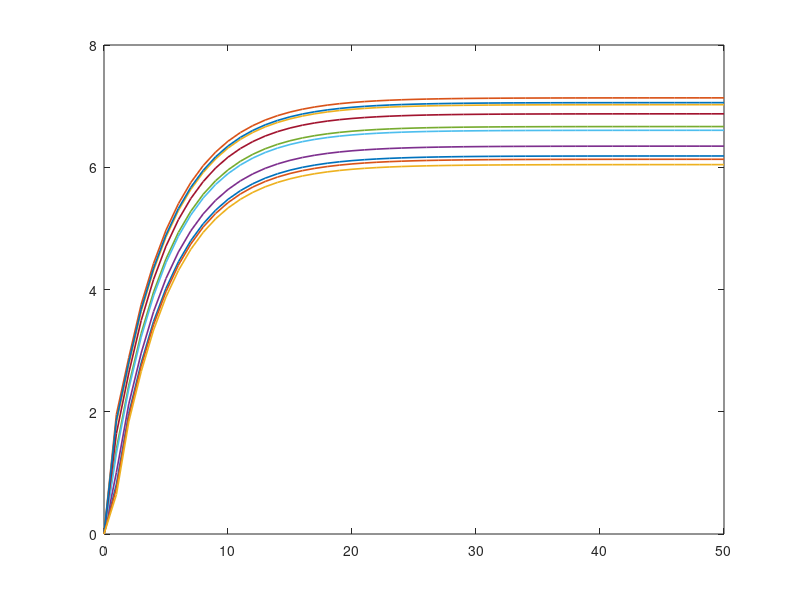

Recreate this plot in MATLAB. (Note: this script raises an error after producing the figure.)
%% Distributed Resource Allocation for EV Charging 
%-----------------------------------------------------------------

% Copyright 2025, The MathWorks, Inc.

clear; clc; close all;
rng(1); % fix the random number generator, to obtain reproducible results

% Number of EVs (agents)
N = 10;

% Total Power Capacity of the charging station (e.g., kW)
P_total = 50; 

% Local data: Each EV i has a preferred charging rate p_pref(i)
% Let's say preferred rates are between 3 kW and 11 kW (typical Level 2 charging)
p_pref = rand(N,1) * 8 + 3; % Randomly between 3 and 11 kW

fprintf('Preferred charging rates (kW):\n');
disp(p_pref');
fprintf('Sum of preferred rates: %.2f kW\n', sum(p_pref));
fprintf('Total available power: %.2f kW\n\n', P_total);

%% Solve with DGD

% For simplicity, use complete graph avg.
fprintf('Using simplified complete graph weights for W (equal averaging).\n');
W = ones(N) / N; 

% % Communication graph: Ring topology for a slightly more realistic scenario
% % than complete graph, but still simple.
% % For a ring, each agent communicates with two neighbors.
% W = zeros(N,N);
% for i = 1:N
%     W(i,i) = 1/3; % Weight for self
%     W(i, mod(i-1-1, N)+1) = 1/3; % Weight for previous neighbor (with wrap-around)
%     W(i, mod(i, N)+1) = 1/3;     % Weight for next neighbor (with wrap-around)
% end

% Stepsize for DGD (small constant for stability)
alpha = 0.2; 

% Initialization: Each agent's estimate of mean(p_pref) starts from zero
% (or could start from its own p_pref_i)
z = zeros(N,1); % z_i will be agent i's estimate of mean(p_pref)

% Number of iterations for consensus
T = 50;

% Store history for plotting convergence of z
Zhist = zeros(N, T+1);
Zhist(:,1) = z;

% DGD for estimating mean(p_pref) 
for k = 1:T
    % Each agent updates its estimate z_i based on neighbors' estimates
    % and its own preferred rate p_pref_i.
    % The DGD update: z_new = W * z_old - alpha * (z_old - p_pref)
    % Here, 'a' from the simple example is 'p_pref'.
    % 'x' from the simple example is 'z'.
    z = W * z - alpha * (z - p_pref); 
    
    Zhist(:,k+1) = z;
end

% True mean of preferred rates
mean_p_pref_true = mean(p_pref);

% Plot convergence of z_i to mean(p_pref)
figure;
plot(0:T, Zhist', 'LineWidth', 1.2);
hold on;
yline(mean_p_pref_true, 'k--', 'LineWidth', 2);
xlabel('Iteration k');
ylabel('z_i^{(k)} (Estimate of mean p_{pref})');
title('DGD: Estimating Average Preferred Charging Rate');
legendStrings = arrayfun(@(i) sprintf('EV %d',i), 1:N, 'UniformOutput', false);
legend([legendStrings, {'True Mean p_{pref}'}],'Location','best');
grid on;

% Calculate final allocated power 
% Each EV uses its final estimate of mean(p_pref) (which is z(:,T+1))
% If consensus is perfect, all z_i(T+1) are close to mean_p_pref_true.
estimated_mean_p_pref = Zhist(:, T+1); % Each EV has its own estimate

% Optimal allocation formula: p_i = p_pref_i + P_total/N - estimated_mean_p_pref_i
p_allocated = p_pref + (P_total/N) - estimated_mean_p_pref;

% Ensure non-negativity (cannot draw negative power in this simple model)
% and also that no EV exceeds a maximum possible rate (e.g., its p_pref_i or a physical limit like 11kW)
% For simplicity, we'll just do non-negativity.
% More advanced: if an EV hits 0, its demand is removed and power redistributed among others.
p_allocated = max(0, p_allocated);

% Due to max(0,.) constraint, sum(p_allocated) might not be P_total.
% A simple proportional rescaling if total allocated power is not P_total.
% This is a heuristic step after the distributed calculation.
% A fully distributed scheme for exact sum constraint with bounds is more complex (e.g., using ADMM).
current_sum_p_allocated = sum(p_allocated);
if current_sum_p_allocated > 0 && abs(current_sum_p_allocated - P_total) > 1e-3 % Add tolerance
    fprintf('Sum of p_allocated before scaling: %.2f kW. Rescaling to match P_total = %.2f kW.\n', current_sum_p_allocated, P_total);
    p_allocated = p_allocated * (P_total / current_sum_p_allocated);
    % Re-check for max(0,...) or other individual constraints if scaling pushed values out of bounds.
    % For this example, we'll assume this simple scaling is sufficient.
    p_allocated = max(0, p_allocated); % Ensure non-negativity again after scaling
    % If scaling makes sum too low because some hit zero, another pass might be needed.
    % For simplicity, we stop here.
else
    fprintf('Sum of p_allocated after max(0,.): %.2f kW. Close enough to P_total = %.2f kW.\n', current_sum_p_allocated, P_total);
end


fprintf('\nFinal Allocations \n');
disp('EV # | Preferred (kW) | Allocated (kW) | Estimate of Mean Pref (kW)');
for i=1:N
    fprintf('%4d | %14.2f | %14.2f | %20.2f\n', i, p_pref(i), p_allocated(i), estimated_mean_p_pref(i));
end
fprintf('--------------------------------------------------------------------\n');
fprintf('Sum of Preferred Rates: %.2f kW\n', sum(p_pref));
fprintf('Sum of Allocated Rates: %.2f kW (Target: %.2f kW)\n', sum(p_allocated), P_total);

% Analytical optimal solution (assuming perfect knowledge, no non-negativity initially)
p_optimal_analytical_no_bounds = p_pref + (P_total - sum(p_pref)) / N;
% This analytical solution doesn't enforce p_i >= 0.
% True constrained optimum is harder to write in one line if bounds are active.

% Plot results
figure;
bar_data = [p_pref, p_allocated, p_optimal_analytical_no_bounds];
% Cap negative analytical results at 0 for fairer comparison in plot
bar_data(:,3) = max(0, bar_data(:,3)); 

b = bar(1:N, bar_data, 'grouped'); %#ok<*NASGU>
xlabel('Electric Vehicle (Agent)');
ylabel('Charging Rate (kW)');
title('Preferred vs. Allocated Charging Rates');
xticks(1:N);
legend('Preferred Rate', 'DGD Allocated Rate', 'Analytical Optimal', 'Location','best');
grid on;

if sum(p_pref) > P_total
    annotation('textbox', [0.55, 0.15, 0.1, 0.1],'FontSize', 8, 'String', ...
        sprintf('Demand (%.1fkW) > Supply (%.1fkW)\nRates adjusted by DGD.', sum(p_pref), P_total), ...
        'FitBoxToText','on', 'BackgroundColor', 'yellow');
elseif sum(p_pref) < P_total
    annotation('textbox', [0.55, 0.15, 0.1, 0.1], 'FontSize', 8, 'String',...
        sprintf('Demand (%.1fkW) < Supply (%.1fkW)\nRates adjusted by DGD.', sum(p_pref), P_total), ...
        'FitBoxToText','on', 'BackgroundColor', 'cyan');
else
    annotation('textbox', [0.55, 0.15, 0.1, 0.1], 'FontSize', 8, 'String',...
        sprintf('Demand (%.1fkW) == Supply (%.1fkW)', sum(p_pref), P_total), ...
        'FitBoxToText','on', 'BackgroundColor', 'green');   
end

%% Solve with ADMM
%-----------------------------------------------------------------

% Communication Graph (Complete Graph for Simplicity) ---
% W_consensus is for averaging/summing steps within ADMM
W_consensus = ones(N) / N; 
% For DGD-style consensus on lambda, a doubly stochastic matrix is good.
% For simple averaging over a complete graph, 1/N works for each element.
% If graph is not complete, Metropolis-Hastings or similar needed.

% ADMM Parameters 
T_admm = 20;                   % Number of ADMM iterations (outer loop)
rho = 0.1;                      % ADMM penalty parameter / dual step size
beta = 0.05;                    % Proximal term coefficient for p_i update (0 for simpler update)

% Consensus Parameters (Inner Loops) 
T_consensus = 20;               % Iterations for inner consensus (sum_p and lambda)
alpha_consensus = 0.3;          % Stepsize for DGD within consensus routines

% Initialization 
p = p_pref;                     % Initial power allocations (can be p_pref, 0, or P_total/N)
% p = ones(N,1) * P_total/N;
lambda = zeros(N,1);            % Initial dual variables (price estimates)

% Store History 
Phist_admm = zeros(N, T_admm+1);
Lambdahist_admm = zeros(N, T_admm+1);
Sum_p_hist_admm = zeros(1, T_admm+1);

Phist_admm(:,1) = p;
Lambdahist_admm(:,1) = lambda;
Sum_p_hist_admm(1) = sum(p);

fprintf('Starting ADMM...\n');
% ADMM Algorithm 
for k = 1:T_admm
    % Step 1: Primal Update (Local p_i solve) 
    % p_i^{k+1} = max(0, (2*p_pref_i - lambda_i^k + beta*p_i^k) / (2 + beta))
    p_prev_iter = p; % Store p_i^k for the proximal term
    for i = 1:N
        numerator = 2 * p_pref(i) - lambda(i) + beta * p_prev_iter(i);
        denominator = 2 + beta;
        p(i) = max(0, numerator / denominator);
    end

    % Step 2a: Distributed Summation of p_i^{k+1} 
    % Each agent needs an estimate of sum(p). We use DGD to average p_i, then multiply by N.
    % Or, DGD to directly sum (more complex DGD variant). Simpler: average then scale.

    current_p_for_avg = p; % Values to be averaged
    avg_p_estimates = current_p_for_avg; % Initial estimate is local value

    % Store history of sum_p estimation for this ADMM iteration (optional, for debug)
    % AvgPHistInner = zeros(N, T_consensus+1); AvgPHistInner(:,1) = avg_p_estimates;

    for iter_c = 1:T_consensus
        % DGD for averaging: x_new = W_consensus * x_old - alpha_c * (x_old - values_to_average)
        % Here, we want x_old to converge to mean(values_to_average).
        % The standard DGD "x = Wx - alpha*(x-a)" makes x converge to mean(a).
        % So 'x' is avg_p_estimates, 'a' is current_p_for_avg
        % Using a simpler consensus averaging: new_estimates = W_consensus * old_estimates
        % This simple form requires W_consensus to be doubly stochastic and primitive.
        % For complete graph W_consensus = ones(N)/N, this works.
        avg_p_estimates = W_consensus * avg_p_estimates; % Iterative averaging
        % AvgPHistInner(:, iter_c+1) = avg_p_estimates;
    end
    % After T_consensus iterations, avg_p_estimates(i) is agent i's estimate of mean(p)
    % So, agent i's estimate of sum(p) is N * avg_p_estimates(i)
    estimated_sum_p_all_agents = N * avg_p_estimates; % Vector of N estimates, ideally all similar

    % For the lambda update, each agent uses its own estimate of the sum.
    % Or, we could pick one (e.g., agent 1's estimate) if we assume good consensus.
    % Let's use each agent's individual estimate for local lambda update.

    % Step 2b: Dual Variable Pre-Update (Local lambda_i update) 
    lambda_local_update = lambda + rho * (estimated_sum_p_all_agents - P_total);

    % Step 3: Consensus on Dual Variables (lambda_i) 
    % Agents run consensus on their lambda_local_update values.
    lambda_for_consensus = lambda_local_update;
    current_lambda_estimates = lambda_for_consensus; 

    % Store history of lambda estimation (optional)
    % LambdaHistInner = zeros(N, T_consensus+1); LambdaHistInner(:,1) = current_lambda_estimates;

    for iter_c = 1:T_consensus
        % Similar consensus averaging for lambda
        current_lambda_estimates = W_consensus * current_lambda_estimates;
        % LambdaHistInner(:, iter_c+1) = current_lambda_estimates;
    end
    lambda = current_lambda_estimates; % All lambda(i) should be close after consensus

    % Store history for ADMM iteration k 
    Phist_admm(:,k+1) = p;
    Lambdahist_admm(:,k+1) = lambda; % Store the consensus-agreed lambda
    Sum_p_hist_admm(k+1) = sum(p); % True sum for plotting global constraint satisfaction

    if mod(k, T_admm/10) == 0
        fprintf('ADMM Iter %d/%d: Sum P = %.2f (Target P_total = %.1f), Avg Lambda = %.2f\n', ...
                k, T_admm, sum(p), P_total, mean(lambda));
    end
end
fprintf('ADMM Finished.\n');

% Results 
p_allocated_admm = Phist_admm(:, T_admm+1);

fprintf('\nADMM Final Allocations \n');
disp('EV # | Preferred (kW) | Allocated (kW) | Final Lambda_i');
for i=1:N
    fprintf('%4d | %14.2f | %14.2f | %14.4f\n', i, p_pref(i), p_allocated_admm(i), lambda(i));
end
fprintf('--------------------------------------------------------------------\n');
fprintf('Sum of Preferred Rates: %.2f kW\n', sum(p_pref));
fprintf('Sum of Allocated Rates (ADMM): %.2f kW (Target: %.2f kW)\n', sum(p_allocated_admm), P_total);
fprintf('Final Lambda values std dev: %.4e (should be small if consensus worked)\n', std(lambda));


% Analytical Optimal Solution (for comparison) ---
% Solved via KKT conditions:
% L = sum_i (p_i - p_pref_i)^2 - nu (sum_i p_i - P_total) - sum_i mu_i p_i
% dL/dp_i = 2(p_i - p_pref_i) - nu - mu_i = 0
% If p_i > 0, then mu_i = 0 => p_i = p_pref_i + nu/2
% If p_i = 0, then mu_i >= 0 => 2(-p_pref_i) - nu - mu_i = 0 => nu <= -2*p_pref_i
% The single 'nu' here corresponds to '-lambda_star' from our ADMM.
% So, p_i_opt = p_pref_i - lambda_star/2
% We need to find lambda_star such that sum(max(0, p_pref_i - lambda_star/2)) = P_total
% This can be found by a 1D root search for lambda_star.
f_to_solve = @(l_star) sum(max(0, p_pref - l_star/2)) - P_total;
% Sensible search range for lambda_star:
% If all p_pref are high, lambda_star will be positive (to reduce allocations)
% If all p_pref are low, lambda_star will be negative (to increase allocations)
min_l = 2 * (min(p_pref) - max(p_pref) - P_total/N); % Heuristic lower bound
max_l = 2 * (max(p_pref) - min(p_pref) + P_total/N); % Heuristic upper bound
try
    lambda_star_optimal = fzero(f_to_solve, mean(lambda)); % Start search near ADMM's result
catch
    try 
        lambda_star_optimal = fzero(f_to_solve, 0); % Try starting at 0
    catch
        fprintf('fzero failed to find analytical lambda_star. Plotting without it.\n');
        lambda_star_optimal = NaN;
    end
end
p_optimal_analytical = max(0, p_pref - lambda_star_optimal/2);


% Plotting 
% 1. Convergence of allocations p_i
figure;
plot(0:T_admm, Phist_admm', 'LineWidth', 1.2);
xlabel('ADMM Iteration k');
ylabel('Allocated Power p_i^{(k)} (kW)');
title(sprintf('ADMM: EV Power Allocations (N=%d, rho=%.2f, beta=%.2f)', N, rho, beta));
legendStrings_p = arrayfun(@(i) sprintf('EV %d',i), 1:N, 'UniformOutput', false);
legend(legendStrings_p,'Location','best');
grid on;

% 2. Convergence of dual variables lambda_i
figure;
plot(0:T_admm, Lambdahist_admm', 'LineWidth', 1.2);
hold on;
if ~isnan(lambda_star_optimal)
    yline(lambda_star_optimal, 'k--', 'LineWidth', 2, 'Label', 'Optimal \lambda* (analytical)');
end
xlabel('ADMM Iteration k');
ylabel('Dual Variable \lambda_i^{(k)}');
title(sprintf('ADMM: Convergence of Dual Variables (Price Estimates)'));
legendStrings_l = arrayfun(@(i) sprintf('\\lambda_%d',i), 1:N, 'UniformOutput', false);
if ~isnan(lambda_star_optimal)
    legend([legendStrings_l, {'Optimal \lambda*'}],'Location','best');
else
    legend(legendStrings_l,'Location','best');
end
grid on;

% 3. Convergence of Sum p_i to P_total
figure;
plot(0:T_admm, Sum_p_hist_admm, 'b-', 'LineWidth', 1.5);
hold on;
yline(P_total, 'r--', 'LineWidth', 2);
xlabel('ADMM Iteration k');
ylabel('Total Allocated Power \Sigma p_i^{(k)} (kW)');
title('ADMM: Convergence of Total Power to P_{total}');
legend('Sum p_i^{(k)}', 'P_{total}', 'Location','best');
grid on; ylim([P_total*0.8, P_total*1.2]); % Adjust ylim if needed

% 4. Final Bar Chart Comparison
figure;
bar_data = [p_pref, p_allocated_admm];
legend_items = {'Preferred Rate', 'ADMM Allocated Rate'};
if ~isnan(lambda_star_optimal)
    bar_data = [bar_data, p_optimal_analytical];
    legend_items = [legend_items, {'Analytical Optimal'}];
end

b = bar(1:N, bar_data, 'grouped');
xlabel('Electric Vehicle (Agent)');
ylabel('Charging Rate (kW)');
title('Preferred vs. Allocated Charging Rates (ADMM)');
xticks(1:N);
legend(legend_items, 'Location', 'best');
grid on;

if sum(p_pref) > P_total
    annotation_text = sprintf('Demand (%.1fkW) > Supply (%.1fkW)\nRates adjusted by ADMM.', sum(p_pref), P_total);
    annotation_color = 'yellow';
elseif sum(p_pref) < P_total
    annotation_text = sprintf('Demand (%.1fkW) < Supply (%.1fkW)\nRates adjusted by ADMM.', sum(p_pref), P_total);
    annotation_color = 'cyan';
else
    annotation_text = sprintf('Demand (%.1fkW) == Supply (%.1fkW)', sum(p_pref), P_total);
    annotation_color = 'green';
end
annotation('textbox', [0.55, 0.15, 0.1, 0.1], 'String', annotation_text, ...
        'FitBoxToText','on', 'BackgroundColor', annotation_color, 'FontSize', 8);

%% Solve with PSO
%-----------------------------------------------------------------

% PSO Parameters
nvars = N;                      % Number of optimization variables (power for each EV)

% Lower bounds (p_i >= 0)
lb = zeros(N,1);

% Upper bounds (0 <= p_i <= P_total theoretically, or max individual charge rate)
% For simplicity, let's use P_total as a loose upper bound for each.
% A tighter bound could be max(p_pref) or a physical EV charging limit.
ub = P_total * ones(N,1);
% ub = min(P_total, max(15, p_pref * 1.5)); % Example of slightly tighter UB

% Penalty coefficient for the sum constraint
penalty_coefficient = 1000; % This might need tuning

%  Objective Function for PSO (with penalty) 
% The input 'p' to this function will be a row vector (PSO standard)
objectiveFunction = @(p) sum((p' - p_pref).^2) + ...
                         penalty_coefficient * (sum(p) - P_total)^2;
% Note: p' is used because p_pref is a column vector.
% PSO passes 'p' as a row vector to the objective function.

%  PSO Options 
options = optimoptions('particleswarm', ...
    'SwarmSize', max(50, 10*nvars), ... % Number of particles
    'MaxIterations', 200*nvars, ...    % Max iterations
    'Display', 'iter', ...           % Show iteration progress
    'ObjectiveLimit', 1e-4, ...      % Stop if objective is good enough
    'FunctionTolerance', 1e-6, ...   % Stop if objective change is small
    'UseParallel', false);            % Set to true if you have Parallel Computing Toolbox
                                      % and problem is large enough.

fprintf('Starting PSO...\n');
%  Run PSO 
% particleswarm(objectiveFunction, nvars, lb, ub, options)
[p_optimal_pso_raw, fval_pso, exitflag, output_pso] = particleswarm(objectiveFunction, nvars, lb, ub, options);

fprintf('PSO Finished.\n');
fprintf('PSO Exit Flag: %d\n', exitflag);
disp(output_pso.message);
fprintf('Objective function value at solution: %.4e\n', fval_pso);
fprintf('Constraint term value: %.4e * (%.4f - %.1f)^2 = %.4e\n', ...
    penalty_coefficient, sum(p_optimal_pso_raw), P_total, ...
    penalty_coefficient * (sum(p_optimal_pso_raw) - P_total)^2);

%  Post-processing the PSO solution 
% PSO solution is a row vector, convert to column for consistency
p_allocated_pso = p_optimal_pso_raw';

% Check the sum constraint satisfaction
sum_p_pso = sum(p_allocated_pso);
fprintf('Sum of allocated rates (PSO raw): %.4f kW (Target: %.2f kW)\n', sum_p_pso, P_total);

% If the sum is not exactly P_total due to penalty approximation,
% we can apply a simple scaling as a heuristic, provided the solution is "close".
% This is common practice if the penalty method gets us near the feasible region.
if abs(sum_p_pso - P_total) > 1e-3 && sum_p_pso > 1e-6 % Add tolerance and check if sum is not zero
    fprintf('Normalizing PSO solution to meet sum constraint exactly.\n');
    p_allocated_pso_normalized = p_allocated_pso * (P_total / sum_p_pso);
    % Ensure non-negativity again after scaling (though unlikely to be an issue if lb was 0 and scaling factor > 0)
    p_allocated_pso_normalized = max(0, p_allocated_pso_normalized);
    % If this re-normalization drastically changes the solution or violates other complex constraints
    % (not present here), then the penalty method or PSO tuning needs more work.
else
    p_allocated_pso_normalized = p_allocated_pso;
end
% Re-check sum after potential normalization
sum_p_pso_normalized = sum(p_allocated_pso_normalized);

fprintf('\nPSO Final Allocations (after potential normalization)\n');
disp('EV # | Preferred (kW) | Allocated (kW)');
for i=1:N
    fprintf('%4d | %14.2f | %14.2f\n', i, p_pref(i), p_allocated_pso_normalized(i));
end
fprintf('--------------------------------------------------------------------\n');
fprintf('Sum of Preferred Rates: %.2f kW\n', sum(p_pref));
fprintf('Sum of Allocated Rates (PSO normalized): %.2f kW (Target: %.2f kW)\n', sum_p_pso_normalized, P_total);
fprintf('Original objective value (without penalty) for PSO solution: %.4f\n', sum((p_allocated_pso_normalized - p_pref).^2));


%  Analytical Optimal Solution (for comparison, same as in ADMM example) 
f_to_solve = @(lambda_star) sum(max(0, p_pref - lambda_star/2)) - P_total;
try
    lambda_star_optimal = fzero(f_to_solve, 0); 
    p_optimal_analytical = max(0, p_pref - lambda_star_optimal/2);
    analytical_available = true;
    fprintf('Analytical optimal objective value: %.4f\n', sum((p_optimal_analytical - p_pref).^2));
catch
    fprintf('fzero failed to find analytical lambda_star. Plotting without it.\n');
    p_optimal_analytical = nan(N,1);
    analytical_available = false;
end

%  Plotting 
figure;
bar_data = [p_pref, p_allocated_pso_normalized];
legend_items = {'Preferred Rate', 'PSO Allocated Rate'};
if analytical_available
    bar_data = [bar_data, p_optimal_analytical];
    legend_items = [legend_items, {'Analytical Optimal'}];
end

b = bar(1:N, bar_data, 'grouped');
xlabel('Electric Vehicle (Agent)');
ylabel('Charging Rate (kW)');
title(sprintf('Preferred vs. Allocated Charging Rates (PSO, Penalty Coeff: %g)', penalty_coefficient));
xticks(1:N);
legend(legend_items, 'Location', 'best');
grid on;

if sum(p_pref) > P_total
    annotation_text = sprintf('Demand (%.1fkW) > Supply (%.1fkW)\nRates adjusted by PSO.', sum(p_pref), P_total);
    annotation_color = 'yellow';
elseif sum(p_pref) < P_total
    annotation_text = sprintf('Demand (%.1fkW) < Supply (%.1fkW)\nRates adjusted by PSO.', sum(p_pref), P_total);
    annotation_color = 'cyan';
else
    annotation_text = sprintf('Demand (%.1fkW) == Supply (%.1fkW)', sum(p_pref), P_total);
    annotation_color = 'green';
end
annotation('textbox', [0.55, 0.15, 0.1, 0.1], 'String', annotation_text, ...
        'FitBoxToText','on', 'BackgroundColor', annotation_color, 'FontSize', 8);

%  Convergence Plot (if you want to see PSO progress, requires custom output function) 
% To get iteration-wise best fitness for plotting convergence:
% 1. Define an output function:
%    function [state,options,optchanged] = psoIterDisplay(options,state,flag)
%        optchanged = false;
%        if strcmp(flag,'iter')
%            if ~isfield(state,'BestFitnessHistory')
%                state.BestFitnessHistory = [];
%            end
%            state.BestFitnessHistory = [state.BestFitnessHistory, state.BestFitness];
%        end
%    end
% 2. Add 'OutputFcn', @psoIterDisplay to optimoptions
% 3. After running PSO:
%    figure;
%    plot(output_pso.BestFitnessHistory); % Assuming BestFitnessHistory was populated
%    xlabel('Iteration'); ylabel('Best Objective Value (incl. penalty)');
%    title('PSO Convergence'); grid on;
% Note: The standard 'Display','iter' option gives some info, but for a plot,
% a custom output function or capturing iteration data is needed.
% The 'output_pso' struct doesn't store the full history by default.
% Let's try to use a built-in plot function if available or make a simple one.
if isfield(options, 'PlotFcn') && ~isempty(options.PlotFcn)
    % If a plot function was specified and ran, figures might already exist.
    % For example, 'PlotFcns', @psoplotswarm shows particle movement.
    % @psoplotbestf shows best fitness.
    fprintf("If 'PlotFcns' was used in options, relevant plots might already be displayed.\n")
else
    % If no PlotFcn was used, we can try to plot the objective value from fval_pso
    % (which is only the final value). To get a convergence plot, you'd typically
    % need to set options.PlotFcns = @psoplotbestf;
    fprintf("To see PSO convergence plot, set options.PlotFcns = @psoplotbestf;\n");
    fprintf("Example: options = optimoptions(options, 'PlotFcns', @psoplotbestf);\n");
end

%% Distributed Resource Allocation for EV Charging via Genetic Algorithm (GA)
%-----------------------------------------------------------------

% GA Parameters
nvars = N;                      % Number of optimization variables (power for each EV)

% Objective function: GA passes 'x' as a row vector.
% p_pref is a column vector.
objectiveFunction = @(p_row) sum((p_row' - p_pref).^2);

% Bound constraints
lb = zeros(1, nvars);           % Lower bounds (p_i >= 0), GA expects row vector
% Upper bounds (0 <= p_i <= P_total, or max individual charge rate)
ub = P_total * ones(1, nvars);  % GA expects row vector
% ub = min(P_total, max(15, p_pref' * 1.5)); % Example of slightly tighter UB (ensure row vector)


% Linear equality constraint: sum(p_i) = P_total
Aeq = ones(1, nvars);           % Coefficients for p1 + p2 + ... + pN
beq = P_total;                  % The sum should equal P_total

% No linear inequality constraints
A = [];
b = [];

% No nonlinear constraints function
nonlcon = [];

% No integer constraints in this version
IntCon = [];

%  GA Options 
options = optimoptions('ga', ...
    'PopulationSize', max(50, 10*nvars), ... % Number of individuals in population
    'MaxGenerations', 50 * nvars / 10, ...  % Max number of generations (scaled by nvars)
    'Display', 'iter', ...                 % Show iteration progress
    'PlotFcn', {@gaplotbestf, @gaplotstopping}, ... % Plot best fitness and stopping criteria
    'FunctionTolerance', 1e-7, ...         % Stop if objective change is small
    'ConstraintTolerance', 1e-7, ...       % Tolerance for constraint satisfaction
    'UseParallel', false);                  % Set to true for parallel computation

fprintf('Starting GA...\n');
%  Run GA 
[p_optimal_ga_row, fval_ga, exitflag_ga, output_ga, population_ga, scores_ga] = ...
    ga(objectiveFunction, nvars, A, b, Aeq, beq, lb, ub, nonlcon, IntCon, options);

fprintf('GA Finished.\n');
fprintf('GA Exit Flag: %d\n', exitflag_ga);
disp(output_ga.message);
fprintf('Objective function value at solution: %.4e\n', fval_ga);

%  Post-processing the GA solution 
% GA solution is a row vector, convert to column for consistency
p_allocated_ga = p_optimal_ga_row';

% Check the sum constraint satisfaction (should be very good)
sum_p_ga = sum(p_allocated_ga);
fprintf('Sum of allocated rates (GA): %.4f kW (Target: %.2f kW)\n', sum_p_ga, P_total);
fprintf('Deviation from sum constraint: %.4e\n', sum_p_ga - P_total);


fprintf('\nGA Final Allocations\n');
disp('EV # | Preferred (kW) | Allocated (kW)');
for i=1:N
    fprintf('%4d | %14.2f | %14.2f\n', i, p_pref(i), p_allocated_ga(i));
end
fprintf('--------------------------------------------------------------------\n');
fprintf('Sum of Preferred Rates: %.2f kW\n', sum(p_pref));
fprintf('Sum of Allocated Rates (GA): %.2f kW (Target: %.2f kW)\n', sum(p_allocated_ga), P_total);
fprintf('Objective value (sum of squared differences) for GA solution: %.4f\n', fval_ga);


%  Analytical Optimal Solution (for comparison, same as in ADMM/PSO example) 
% Solved via KKT conditions: p_i_opt = max(0, p_pref_i - lambda_star/2)
% Find lambda_star such that sum(max(0, p_pref_i - lambda_star/2)) = P_total
f_to_solve = @(lambda_s) sum(max(0, p_pref - lambda_s/2)) - P_total;
try
    % Provide a search interval for fzero if needed, e.g., based on mean(lambda) from ADMM
    % or a wider range.
    lambda_star_optimal = fzero(f_to_solve, [-100, 100]); % Search in a reasonable range
    if isnan(lambda_star_optimal) || abs(f_to_solve(lambda_star_optimal)) > 1e-3
        lambda_star_optimal = fzero(f_to_solve, 0); % Try another starting point if first fails
    end
    p_optimal_analytical = max(0, p_pref - lambda_star_optimal/2);
    analytical_available = true;
    fprintf('Analytical optimal objective value: %.4f\n', sum((p_optimal_analytical - p_pref).^2));
    fprintf('Analytical sum: %.4f\n', sum(p_optimal_analytical));

catch ME
    fprintf('fzero failed to find analytical lambda_star: %s. Plotting without it.\n', ME.message);
    p_optimal_analytical = nan(N,1);
    analytical_available = false;
end


%  Plotting 
figure; % New figure for the bar chart
bar_data = [p_pref, p_allocated_ga];
legend_items = {'Preferred Rate', 'GA Allocated Rate'};
if analytical_available && ~any(isnan(p_optimal_analytical))
    bar_data = [bar_data, p_optimal_analytical];
    legend_items = [legend_items, {'Analytical Optimal'}];
end

b = bar(1:N, bar_data, 'grouped');
xlabel('Electric Vehicle (Agent)');
ylabel('Charging Rate (kW)');
title(sprintf('Preferred vs. Allocated Charging Rates (GA, N=%d)', N));
xticks(1:N);
legend(legend_items, 'Location', 'northwest');
grid on;

if sum(p_pref) > P_total
    annotation_text = sprintf('Demand (%.1fkW) > Supply (%.1fkW)\nRates adjusted by GA.', sum(p_pref), P_total);
    annotation_color = 'yellow';
elseif sum(p_pref) < P_total
    annotation_text = sprintf('Demand (%.1fkW) < Supply (%.1fkW)\nRates adjusted by GA.', sum(p_pref), P_total);
    annotation_color = 'cyan';
else
    annotation_text = sprintf('Demand (%.1fkW) == Supply (%.1fkW)', sum(p_pref), P_total);
    annotation_color = 'green';
end
annotation('textbox', [0.55, 0.15, 0.1, 0.1], 'String', annotation_text, ...
        'FitBoxToText','on', 'BackgroundColor', annotation_color, 'FontSize', 8);

% GA plots (Best Fitness and Stopping Criteria) would have been generated by PlotFcn.
% We can ensure they are displayed by pausing or by managing figure handles if needed.
% For a script, they usually appear automatically.
disp('GA plots for best fitness and stopping criteria should have been displayed in separate figures.');